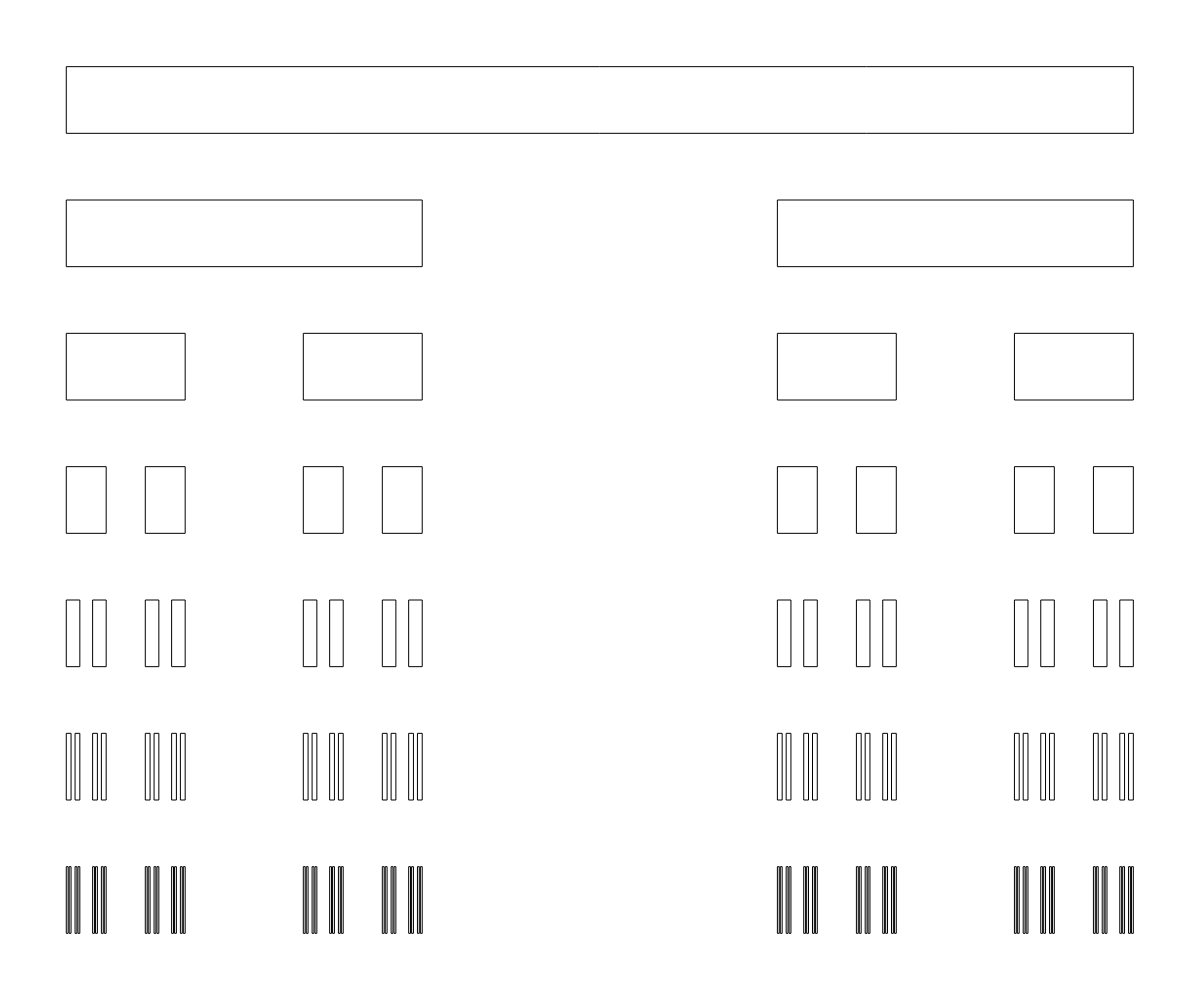
Frame 1 (no input)
Frame 60 (no input): identical to frame 1, image omitted
Frame 120 (the mouse pressed at the canvas centre since frame 60): identical to frame 1, image omitted

The p5.js sketch that drew this single still picture (run headless with seeded random() and noise() and a simulated clock; from frame 60 on, the mouse is pressed at the canvas centre):

// p5.js sketch
// ── sketch.js
function setup() {
    canvas = createCanvas(window.innerWidth, window.innerHeight);
    frameRate(30);

    n = 7;
    rows = 2 * n + 1;
    row_height = height / rows;

// rect(row_height, row_height, width - 2 * row_height, row_height);

    for (var i = 0; i < n; i++) {
        td = cantorset(i);
        l = td.length;
        block_len = (width - 2 * row_height) / l;
        x_pos = row_height;
        y_pos = ((2 * i) + 1) * row_height;
        for (var j = 0; j < td.length; j++) {
            switch(td[j]) {
                case 'A':
                    console.log(x_pos, y_pos, row_height);
                    rect(x_pos, y_pos, block_len, row_height);
                    x_pos += block_len;
                    break;
                case 'B':
                    x_pos += block_len;
                    break;
            }
        };
    };

}

function draw() {
}

function csprocessor(s) {
    var p;
    switch(s) {
        case 'A':
            p = 'ABA';
            break;
        case 'B':
            p = 'BBB';
            break;
        default:
            p = s;
    }
    return p
}

function lsystem(state, rule, n) {
    var newstate = "";

    if (n == 0) {
        return state;
    }
    else {
        for (var i = 0; i < state.length; i++) {
            newstate += rule(state[i]);
        };
        return lsystem(newstate, rule, n - 1)
    }
}

function cantorset(n) {
    return lsystem('A', csprocessor, n);
}

window.onresize = function() {
    var w = window.innerWidth;
    var h = window.innerHeight;  
    canvas.size(w,h);
    width = w;
    height = h;
};
